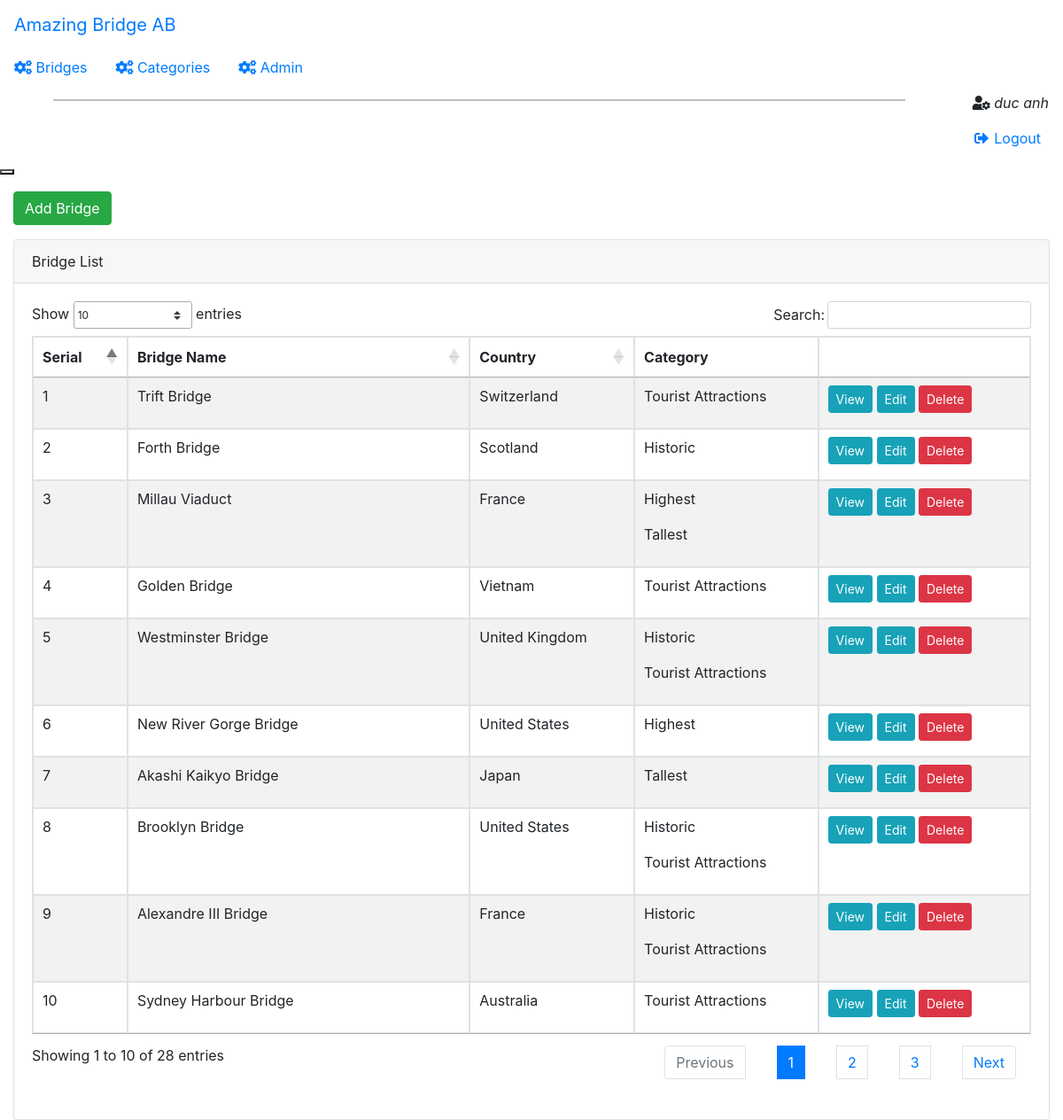
Screenshot of /SourceCode/admin/index.php (signed in) with the database file from the repository.
### tables this page shows
CREATE TABLE IF NOT EXISTS `bridges` (
  `bridgeID` int(11) NOT NULL AUTO_INCREMENT,
  `name` varchar(255) NOT NULL,
  `official name` varchar(255) DEFAULT NULL,
  `other name(s)` varchar(255) DEFAULT NULL,
  `status` varchar(50) DEFAULT NULL,
  `construction begin` varchar(10) DEFAULT NULL,
  `construction end` varchar(10) DEFAULT NULL,
  `opened` varchar(10) NOT NULL DEFAULT '',
  `country` varchar(255) NOT NULL,
  `location` varchar(255) NOT NULL,
  `crossed` varchar(255) DEFAULT NULL,
  `structure` varchar(255) DEFAULT NULL,
  `material` varchar(255) DEFAULT NULL,
  `total length` float NOT NULL DEFAULT 0,
  `height` float DEFAULT NULL,
  `clerance below` float DEFAULT NULL,
  `width` float DEFAULT NULL,
  `span` float DEFAULT NULL,
  `designer` varchar(255) DEFAULT NULL,
  `maintained by` varchar(255) DEFAULT NULL,
  `heritage status` varchar(255) DEFAULT NULL,
  `description` text NOT NULL,
  `map url` varchar(255) NOT NULL,
  PRIMARY KEY (`bridgeID`),
  UNIQUE KEY `bridgeName` (`name`) USING BTREE
);

CREATE TABLE IF NOT EXISTS `categories` (
  `categoryID` int(11) NOT NULL AUTO_INCREMENT,
  `categoryName` varchar(255) NOT NULL,
  PRIMARY KEY (`categoryID`)
);

### SourceCode/lib/database.php (called while the page is built, shortened)
<?php
function db_connect()
{
    $connection = mysqli_connect(DB_SERVER, DB_USER, DB_PASS, DB_NAME);
    return $connection;
}
$db = db_connect();
function confirm_query_result($result)
{
    global $db;
    if ($result) {
        return $result;
    } else {
        echo mysqli_error($db);
        db_disconnect($db);
        exit;
    }
}
function find_all_bridges()
{
    global $db;
    $sql = "SELECT * FROM `bridges` ";
    $result = mysqli_query($db, $sql);
    return confirm_query_result($result);
}
function get_categories_by_bridgeID($id)
{
    global $db;
    $id = mysqli_real_escape_string($db, $id);
    $sql = "SELECT * FROM Categories WHERE categoryID in ";
    $sql .= "(SELECT categoryID FROM Bridge_Category WHERE bridgeID = '$id')";
    $result = mysqli_query($db, $sql);
    return confirm_query_result($result);
}

### SourceCode/admin/index.php (the view, shortened to what this page needs)
<?php
require_once('../lib/database.php');
?>
<!DOCTYPE html>
<html>
<head>
    <link href="https://stackpath.bootstrapcdn.com/bootstrap/4.1.3/css/bootstrap.min.css" rel="stylesheet" />
    <link href="https://use.fontawesome.com/releases/v5.2.0/css/all.css" rel="stylesheet" />
    <link href="https://unpkg.com/@coreui/coreui@2.1.16/dist/css/coreui.min.css" rel="stylesheet" />
    <link href="https://cdn.datatables.net/1.10.21/css/jquery.dataTables.min.css" rel="stylesheet" />
    <link href="style.css" rel="stylesheet" />
</head>
<body class="app header-fixed sidebar-fixed aside-menu-fixed pace-done sidebar-lg-show">
    <?php include('header.php') ?>
    <div class="app-body">
        <?php include('sidebar.php') ?>
        <main class="main">
            <div class="container-fluid pt-3">
                <div class="row mb-3">
                    <div class="col-lg-12">
                        <a class="btn btn-success" href="newBridge.php">
                            Add Bridge
                        </a>
                    </div>
                </div>
                <div class="card">
                    <div class="card-header">
                        Bridge List
                    </div>
                    <div class="card-body">
                        <div class="table-responsive">
                            <table id="example" class=" table table-bordered table-striped table-hover datatable datatable-Company">
                                <thead>
                                    <th>Serial</th>
                                    <th>Bridge Name</th>
                                    <th>Country</th>
                                    <th>Category</th>
                                    <th>&nbsp;</th>
                                </thead>
                                <?php
                                $bridge_set = find_all_bridges();
                                while ($bridge = mysqli_fetch_assoc($bridge_set)) :
                                    $category_set = get_categories_by_bridgeID($bridge['bridgeID']);
                                ?>
                                    <tr>
                                        <td><?php echo $bridge['bridgeID']; ?></td>
                                        <td class="bridgeName"><?php echo $bridge['name']; ?></td>
                                        <td><?php echo $bridge['country']; ?></td>
                                        <td><?php
                                            while ($category = mysqli_fetch_assoc($category_set)) {
                                                echo '<p>' . $category['categoryName'] . '</p>';
                                            };
                                            ?>
                                        </td>
                                        <td>
                                            <a href="<?php echo 'view.php?id=' . $bridge['bridgeID']; ?>"><button class="btn btn-info btn-sm">View</button>
                                            </a>
                                            <a href="<?php echo 'editBridge.php?id=' . $bridge['bridgeID']; ?>"><button class="btn btn-info btn-sm">Edit</button></a>
                                            <button class="btn btn-danger btn-sm" data-id="<?php echo $bridge['bridgeID'] ?>" data-toggle="modal" data-target="#deleteBridge" data-keyboard="true">Delete</button>
                                        </td>
                                    </tr>
                                <?php
                                endwhile;
                                ?>
                            </table>
                        </div>
                    </div>
                </div>
            </div>
        </main>
    </div>
</body>
</html>

### rows the page displays
bridges: bridgeID "1", name "Trift Bridge", country "Switzerland"
categories: categoryName "Tourist Attractions"
bridges: bridgeID "2", name "Forth Bridge", country "Scotland"
categories: categoryName "Historic"
bridges: bridgeID "3", name "Millau Viaduct", country "France"
categories: categoryName "Highest"
categories: categoryName "Tallest"
bridges: bridgeID "4", name "Golden Bridge", country "Vietnam"
bridges: bridgeID "5", name "Westminster Bridge", country "United Kingdom"
bridges: bridgeID "6", name "New River Gorge Bridge", country "United States"
bridges: bridgeID "7", name "Akashi Kaikyo Bridge", country "Japan"
bridges: bridgeID "8", name "Brooklyn Bridge", country "United States"
bridges: bridgeID "9", name "Alexandre III Bridge", country "France"
bridges: bridgeID "10", name "Sydney Harbour Bridge", country "Australia"

### other values shown
$_SESSION['user'] "duc anh"
